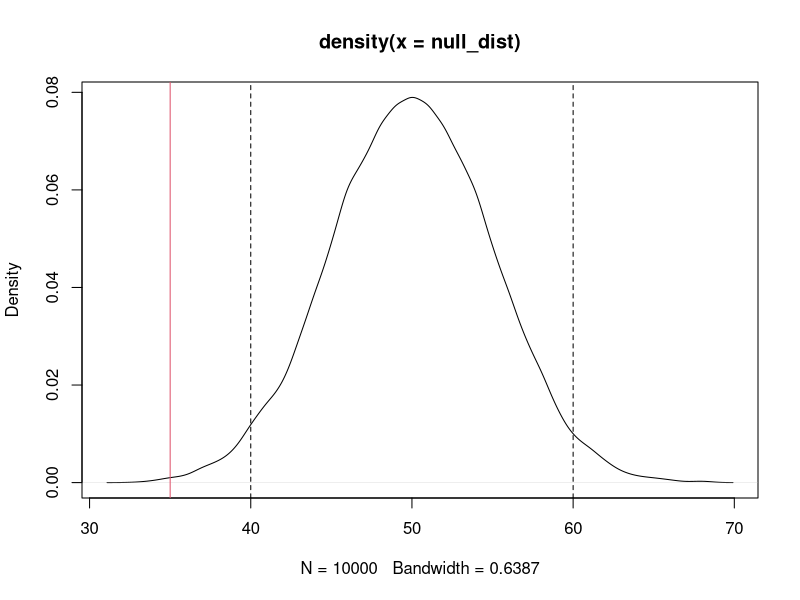

The R script that drew this image:
### Statistics and Predictive Analytics

# Tutorial topic:  Exploring NHST

# Load packages
library(dplyr)
library(ggplot2)

## Exploring NHST 

## P-values: example

# You flip a coin 100 times and get 35 heads.  Is this a fair coin?
# H_0: fair coin.
# H_a: unfair coin
# Would 65% tails be a  surprising event under H_0?
# Let's investigate.

# 1.  Create a null distribution for the fair coin, H_0.  The null
# distribution will be defined by  Binomial(100, .5).

null_dist <- rbinom(n = 10000, size = 100, prob= .5)

head(null_dist)

plot(density(null_dist))
abline(v = 35, col = 2)
abline(v = quantile(null_dist, probs = c(.025, .975)), 
       lty = 2)

# 2. Estimate a probability value for 35% heads. 


# Compare to binom.test
?binom.test
binom.test(35, 100, p = .5, alternative = "less")

